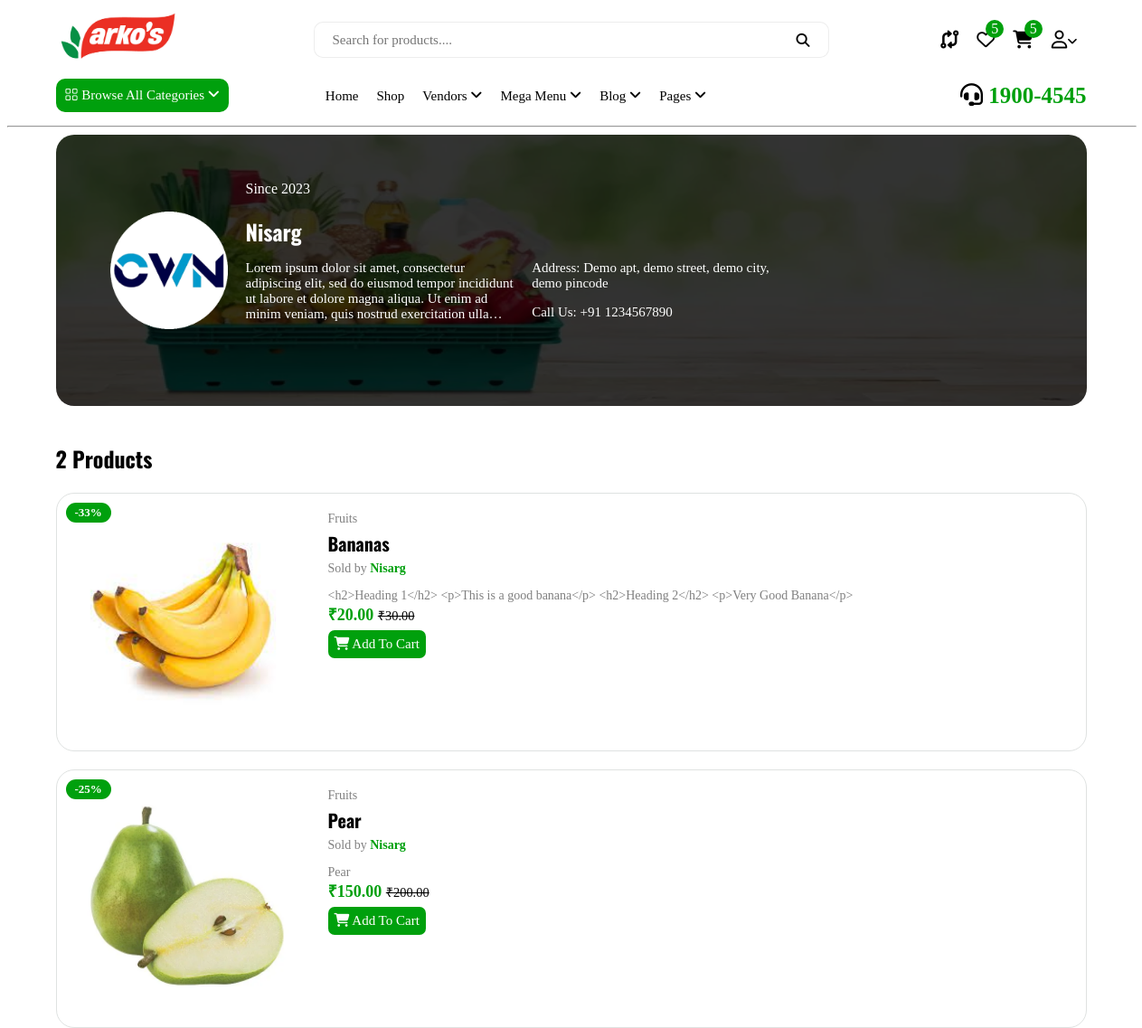
The app's page /vendor/ven2ig4xex2fu/ (signed in) with its own data.
### ecomapp/models.py (models this page shows, shortened)
class Vendor(models.Model):
    vid = ShortUUIDField(
        unique=True,
        length=10,
        max_length=20,
        prefix="ven",
        alphabet="abcdefghijklmnopqrstuvwxyz12345",
    )
    title = models.CharField(max_length=100, default="Nisarg")
    image = models.ImageField(upload_to=user_directory_path, default="vendor.jpg")
    cover_image = models.ImageField(upload_to=user_directory_path, default="vendor.jpg")
    description = HTMLField(null=True, blank=True, default="I am a vendor")
    address = models.CharField(
        max_length=100, default="Demo apt, demo street, demo city, demo pincode"
    )
    date = models.DateTimeField(auto_now_add=True, null=True)
    contact = models.CharField(max_length=100, default="+91 1234567890")
    chat_resp_time = models.CharField(max_length=100, default="100")
    shipping_on_time = models.CharField(max_length=100, default="100")
    authentic_rating = models.CharField(max_length=100, default="100")
    days_return = models.CharField(max_length=100, default="100")
    warranty_period = models.CharField(max_length=100, default="100")
    user = models.ForeignKey(User, on_delete=models.SET_NULL, null=True)
    class Meta:
        verbose_name_plural = "Vendors"
    def __str__(self):
        return self.title

class Product(models.Model):
    pid = ShortUUIDField(
        unique=True,
        length=10,
        max_length=20,
        alphabet="abcdefghijklmnopqrstuvwxyz12345",
    )
    title = models.CharField(max_length=100, default="Pear")
    image = models.ImageField(upload_to=user_directory_path, default="product.jpg")
    user = models.ForeignKey(User, on_delete=models.SET_NULL, null=True)
    category = models.ForeignKey(Category, on_delete=models.SET_NULL, null=True, related_name="categories")
    vendor = models.ForeignKey(Vendor, on_delete=models.SET_NULL, null=True, related_name="vendors")
    price = models.DecimalField(
        max_digits=999999999999, decimal_places=2, default="99.99"
    )
    old_price = models.DecimalField(
        max_digits=999999999999, decimal_places=2, default="199.99"
    )
    tags = TaggableManager(blank=True)
    product_status = models.CharField(
        choices=STATUS, max_length=20, default="in_review"
    )
    status = models.BooleanField(default=True)
    in_stock = models.BooleanField(default=True)
    featured = models.BooleanField(default=False)
    digital = models.BooleanField(default=False)
    sku = ShortUUIDField(
        unique=True, length=4, max_length=10, prefix="sku", alphabet="1234567890"
    )
    date = models.DateTimeField(auto_now_add=True)
    updated = models.DateTimeField(null=True, blank=True)
    description = HTMLField(null=True, blank=True, default="I am a product")
    specifications = HTMLField(null=True, blank=True)
    class Meta:
        verbose_name_plural = "Products"
    def get_percentage(self):
        new_price = ((self.old_price - self.price) / self.old_price) * 100
        return new_price

class Category(models.Model):
    cid = ShortUUIDField(
        unique=True,
        length=10,
        max_length=20,
        prefix="cat",
        alphabet="abcdefghijklmnopqrstuvwxyz12345",
    )
    title = models.CharField(max_length=100, default="Food")
    image = models.ImageField(upload_to="category", default="category.jpg")
    class Meta:
        verbose_name_plural = "Categories"
    def __str__(self):
        return self.title

### ecomapp/views.py (the view)
# urls.py: path('vendor/<vid>/', vendprod, name="vendprod"),
def vendprod(request, vid):
    if request.user.is_authenticated:
        vendor = Vendor.objects.get(vid=vid)
        products = Product.objects.filter(product_status="published", vendor=vendor)
        context = {'vendor' : vendor, 'products' : products}
        return render(request, 'mains/vendprod.html', context)
    else:
        return redirect("userauths:login")

### ecomapp/context_processors.py (called while the page is built)
def default(request):
    categories = Category.objects.all()
    vendors = Vendor.objects.all()
    address = Address.objects.get(user=request.user)
    return {'categories' : categories, 'address' : address, 'vendors' : vendors}

### templates/mains/vendprod.html (shortened to what this page needs)
{% extends 'base.html' %}
{% load static %}
{% block content %}
<link rel="stylesheet" href="{% static 'css/index.css' %}">
<link rel="stylesheet" href="{% static 'css/vendprod.css' %}">
<div class="cont">
<div class="upper">
    <div class="cover-img">
        <img src="{{ vendor.cover_image.url }}" alt="" class="coverimg">
        <div class="prof-img">
            <img src="{{ vendor.image.url }}" alt="">
        </div>
        <div class="vend-det">
            <p class="date">Since {{ vendor.date | date:"Y" }}</p>
            <h2 class="title">{{ vendor.title }}</h2>
            <div class="adddesccont">
                <div class="desc">
                <p class="dec">{{ vendor.description | truncatechars:180}}</p>
                </div>
                <div class="addcont">
                <p class="address">Address: {{ vendor.address }}</p>
                <p class="contact">Call Us: {{ vendor.contact }}</p>
                </div>
            </div>
        </div>
    </div>
    </div>
    <div class="main">
        <h2 class="prodcount">{{ products.count }} Product{{ products.count | pluralize }}</h2>
        <div class="row">
            {% for p in products %}
            <div class="col">
                <div class="card">
                    <div class="percentage">-{{ p.get_percentage | floatformat:0 }}%</div>
                    <div class="prod-img">
                        <a href="{% url 'ecomapp:proddet' p.pid %}">
                            <img src="{{ p.image.url }}" alt="">
                        </a>
                    </div>
                    <div class="prod-det">
                        <a href="{% url 'ecomapp:catprod' p.category.cid %}"><p class="categ">{{ p.category }}</p></a>
                        <h2 class="title"><a href="{% url 'ecomapp:proddet' p.pid %}">{{ p.title }}</a></h2>
                        <p class="sold-by">Sold by <a href="{% url 'ecomapp:vendprod' p.vendor.vid %}"><span>{{ p.vendor }}</span></a></p>
                        <p class="categ desc">{{ p.description | truncatechars:180 }}</p>
                        <div class="prod-det-bot">
                            <div class="price">&#8377;{{ p.price }} <small>&#8377;{{ p.old_price }}</small></div>
                            <div class="prod-add">
                                <a href="#" class="add-cart">
                                    <i class="fa-solid fa-shopping-cart"></i>
                                    <span>Add To Cart</span>
                                </a>
                            </div>
                        </div>
                    </div>
                </div>
            </div>
            {% endfor %}
        </div>
    </div>
</div>
{% endblock %}

### static/css/base.css (style rules this page uses)
.cont { margin-right: auto; margin-left: auto; width: 100%; padding-left: calc((2rem)*.5); padding-right: calc((2rem)*.5); }
@media screen and (min-width: 576px) { .cont { max-width: 540px; } }
@media screen and (min-width: 768px) { .cont { max-width: 720px; } }
@media screen and (min-width: 992px) { .cont { max-width: 960px; } }
@media screen and (min-width: 1200px) { .cont { max-width: 1140px; } }

### static/css/index.css (style rules this page uses)
.main { width: 66%; float: right; }
.main .row { display: grid; grid-gap: 20px; grid-template-columns: 1fr 1fr 1fr; }
.card { border: 1px solid #dfe2e1; border-radius: 20px; background: #fff; -webkit-transition: 0.2s; }
.main .card .percentage { position: absolute; text-transform: uppercase; font-size: 13px; font-weight: 900; background: #00a00d; color: #fff; font-family: "Comic Sans MS"; padding: 3px 10px; border-radius: 20px; margin: 10px 0 0 10px; z-index: 9999; }
.main .row .col .prod-img { align-items: center; justify-content: center; padding: 20px; position: relative; width: 200px; height: 200px; }
.main .row .col .prod-img img { width: 100%; height: 100%; border-bottom: 1px solid #ededed; transition: all .3s ease-in-out; }
.main .row .col .prod-det { padding: 20px; }
.main .row .col .categ { font-size: 14px; font-weight: 400; font-family: "Comic Sans MS"; color: gray; margin-bottom: -15px; margin-top: -28px; }
.main .row .col .sold-by { font-size: 14px; font-weight: 400; font-family: "Comic Sans MS"; color: gray; margin-top: -15px; }
.main .row .col .sold-by a { font-weight: 900; color: #00a00d; text-decoration: none; }
.main .row .col .prod-det .title a { font-weight: 900; font-family: Oswald; color: #000; text-decoration: none; font-size: 20px; transition: 0.3s; }
.main .row .col .prod-det-bot { overflow: hidden; }
.main .row .col .prod-det-bot div { float: left; width: 50%; }
.main .row .col .price { font-size: 18px; color: #00a00d; font-weight: 600; font-family: "Comic Sans MS"; }
.main .row .col .price small { color: #000; }
.main .row .col .price small { font-size: 80%; font-weight: 400; text-decoration: line-through; display: inline-block; margin-right: 5px; }
.main .row .col .prod-add { text-align: right; }
.main .row .col .prod-add .add-cart { background-color: #00a00d; color: white; padding: 7px; text-decoration: none; font-size: 15px; font-family: "Comic Sans MS"; border-radius: 7px; width: max-content; display: inline-block; }

### static/css/vendprod.css (style rules this page uses)
.main { width: 100%; margin-top: 40px; }
.main .row { grid-template-columns: 1fr; }
.main .prodcount { margin-top: 0; font-family: Oswald; }
.main .row .col .card { display: grid; grid-template-columns: 1fr 4fr; }
.main .row .col .categ { margin-top: 0; }
.main .row .col .categ.desc { margin-top: 0; margin-bottom: 0; }
.main .row .col .prod-img { width: 240px; height: auto; }
.main .row .col .prod-img img { border: none; }
.main .row .col .prod-det-bot .prod-add { float: none; margin-top: 30px; }
.main .row .col .prod-det-bot .prod-add .add-cart { display: block; height: max-content; }
.upper .cover-img { width: 100%; height: 300px; position: relative; }
.upper .cover-img .coverimg { width: 100%; height: 100%; border-radius: 20px; filter: brightness(0.2); }
.upper .prof-img { position: absolute; top: 85px; left: 60px; }
.upper .prof-img img { width: 130px; height: 130px; }
.upper .vend-det { position: absolute; top: 35px; left: 210px; color: #fff; font-family: "Comic Sans MS"; }
.upper .vend-det .adddesccont { display: grid; grid-template-columns: 1fr 1fr 1fr; grid-column-gap: 20px; margin-top: -20px; font-size: 15px; }
.upper .vend-det .title { font-family: Oswald; }

### records on screen
Vendor: cover_image (picture), image (picture), date "2023", title "Nisarg", description "Lorem ipsum dolor sit amet, consectetur adipiscing elit, sed do eiusmod tempor incididunt ut labore et dolore magna aliqua. Ut enim ad minim veniam, quis nostrud exercitation ulla…", address "Demo apt, demo street, demo city, demo pincode", contact "+91 1234567890"
Product: get_percentage "33", image (picture), category "Fruits", title "Bananas", vendor "Nisarg", description "<h2>Heading 1</h2> <p>This is a good banana</p> <h2>Heading 2</h2> <p>Very Good Banana</p>", price "20.00", old_price "30.00"
Product: get_percentage "25", image (picture), category "Fruits", title "Pear", vendor "Nisarg", description "Pear", price "150.00", old_price "200.00"

### other values on screen
{{ products.count }} "2"
{{ products.count | pluralize }} "s"
